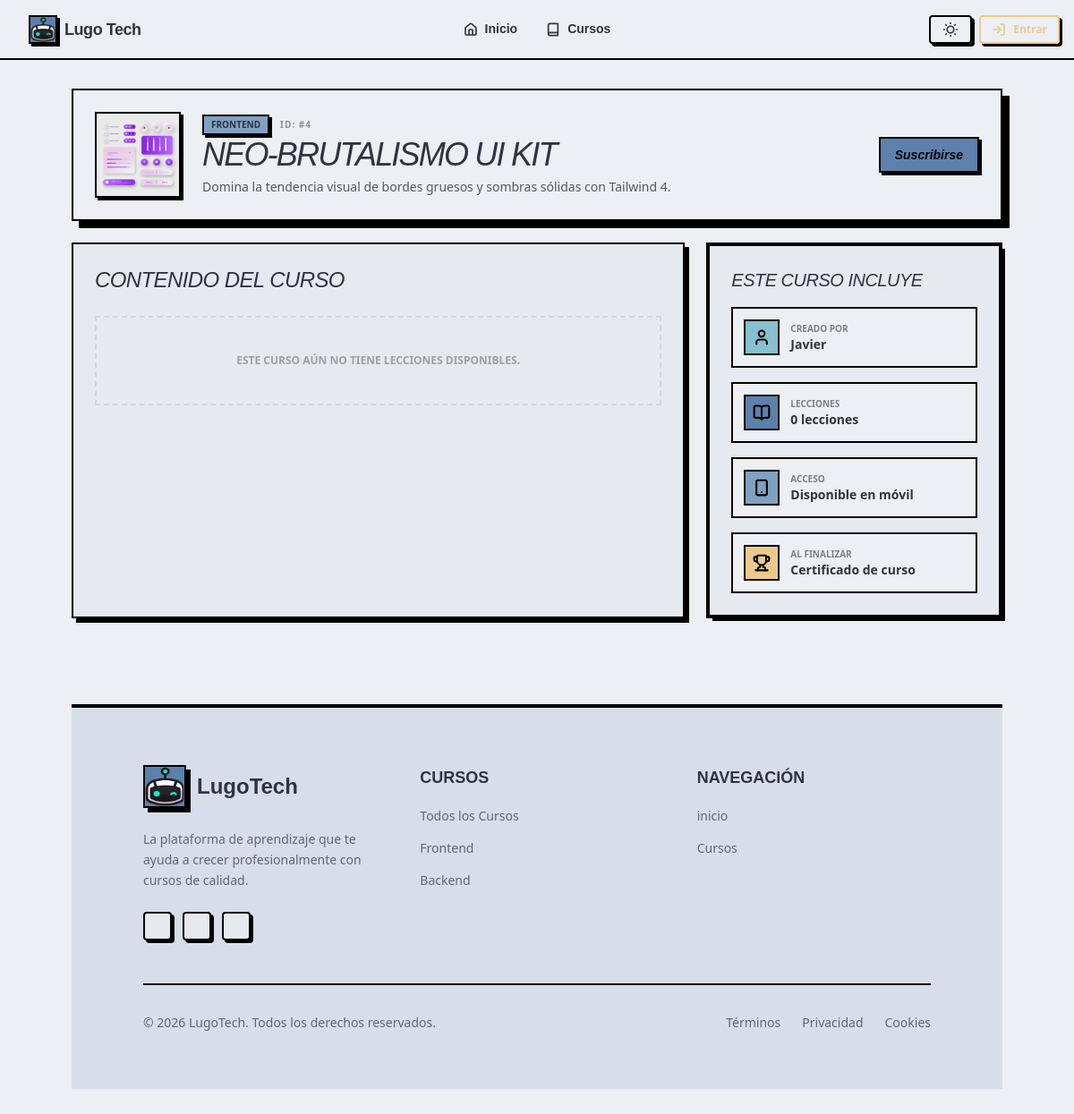
The app's page /pages/course.php?id=4, older data.
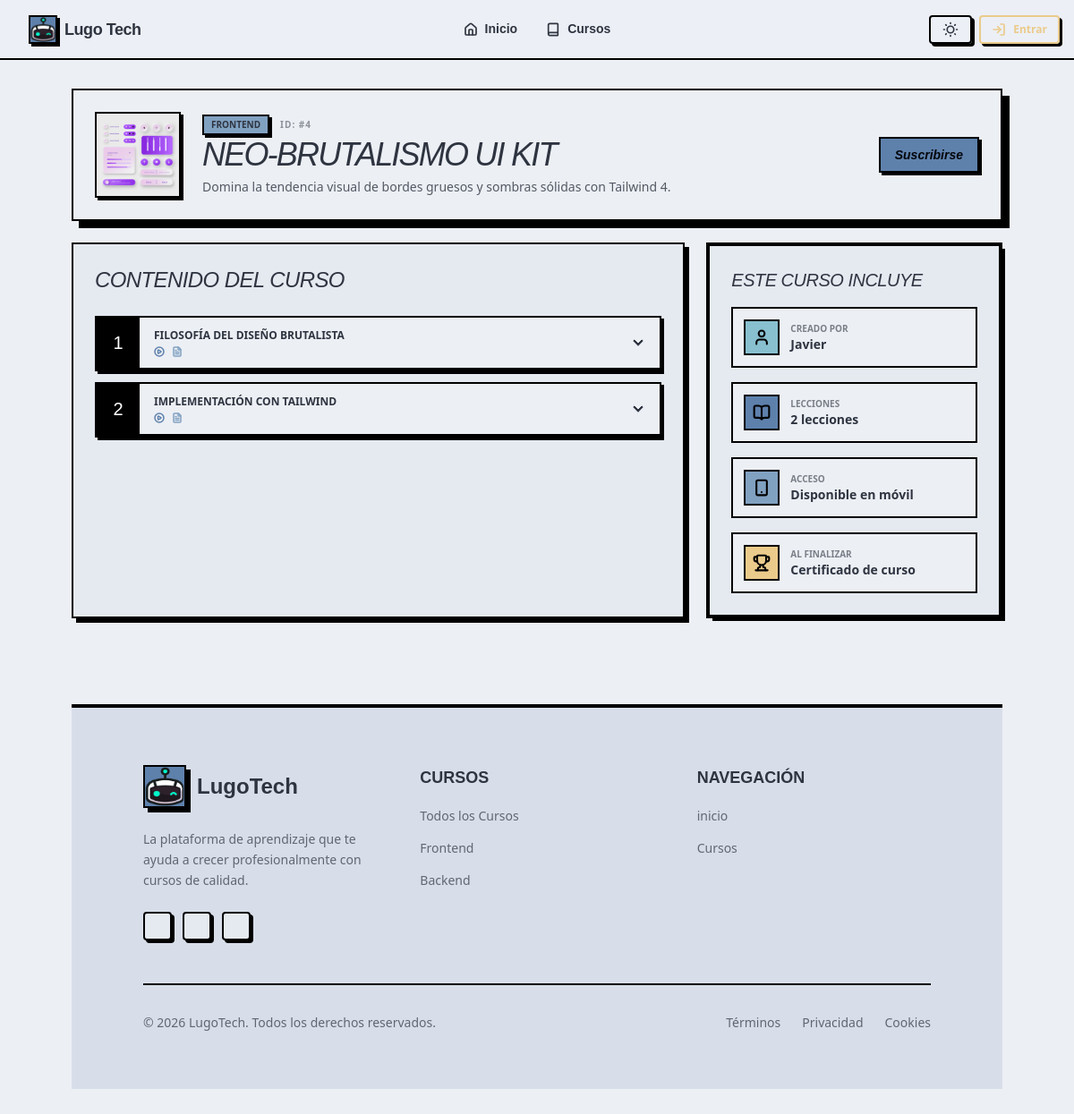
The same page, newer data.
### tables this page shows
CREATE TABLE courses (
    id INTEGER PRIMARY KEY AUTOINCREMENT,
    teacher_id INTEGER NOT NULL,
    title TEXT NOT NULL,
    description TEXT NOT NULL,
    thumbnail TEXT NOT NULL DEFAULT 'default_course.jpg',
    category TEXT NOT NULL CHECK (category IN ('backend', 'frontend')),
    status TEXT NOT NULL DEFAULT 'pending' CHECK (status IN ('pending', 'published')),
    created_at TIMESTAMP DEFAULT CURRENT_TIMESTAMP,
    FOREIGN KEY (teacher_id) REFERENCES users(id) ON DELETE CASCADE
);

CREATE TABLE users (
    id INTEGER PRIMARY KEY AUTOINCREMENT,
    username TEXT NOT NULL,
    email TEXT NOT NULL UNIQUE,
    password TEXT NOT NULL,
    profile_picture TEXT DEFAULT 'default_avatar.jpg',
    role TEXT NOT NULL CHECK (role IN ('admin', 'student', 'teacher'))
);

CREATE TABLE lessons (
    id INTEGER PRIMARY KEY AUTOINCREMENT,
    course_id INTEGER NOT NULL,
    title TEXT NOT NULL,
    content TEXT,
    video_url TEXT,
    order_index INTEGER NOT NULL,
    FOREIGN KEY (course_id) REFERENCES courses(id) ON DELETE CASCADE
);

### includes/dao/CourseDao.php (called while the page is built, shortened)
<?php
class CourseDao
{
  private $db;
  public function __construct($databaseConnection)
  {
    $this->db = $databaseConnection;
  }
  public function getCourseById($id)
  {
    $stmt = $this->db->prepare('SELECT courses.*, users.username as teacher_name FROM courses LEFT JOIN users ON courses.teacher_id = users.id WHERE courses.id = :id');
    $stmt->bindValue(':id', $id, SQLITE3_INTEGER);
    $result = $stmt->execute();
    return $result->fetchArray(SQLITE3_ASSOC);
  }
}

### includes/dao/LessonDao.php (called while the page is built, shortened)
<?php
class LessonDao
{
  private $db;
  public function __construct($databaseConnection)
  {
    $this->db = $databaseConnection;
  }
  public function getLessonsByCourse($courseId)
  {
    $stmt = $this->db->prepare('SELECT * FROM lessons WHERE course_id = :course_id ORDER BY order_index ASC');
    $stmt->bindValue(':course_id', $courseId, SQLITE3_INTEGER);
    $result = $stmt->execute();
    $lessons = [];
    while ($row = $result->fetchArray(SQLITE3_ASSOC)) {
      $lessons[] = $row;
    }
    return $lessons;
  }
}

### pages/course.php (the view, shortened to what this page needs)
<?php
require_once '../includes/connectDB.php';
require_once '../includes/header.php';
include_once '../includes/dao/CourseDao.php';
include_once '../includes/dao/LessonDao.php';
$courseDao = new CourseDao($db);
$lessonDao = new LessonDao($db);
$enrollmentDao = new EnrollmentDao($db);
$courseId = isset($_GET['id']) ? $_GET['id'] : 0;
$course = $courseDao->getCourseById($courseId);
$lessons = $lessonDao->getLessonsByCourse($courseId);
?>
<div class="max-w-7xl mx-auto px-6 lg:px-20 py-16 lg:py-8 space-y-1 ">
  <div class="w-full pb-5  ">
    <div class="bg-base-100 border-3 border-black shadow-neo-lg p-6 flex flex-col md:flex-row justify-between items-center gap-6 rounded-none">
      <div class="flex items-center gap-6">
        <div class="hidden md:block w-24 h-24 border-2 border-black shadow-neo-sm overflow-hidden bg-base-300">
          <img src="<?= BASE_URL . 'assets/upload/thumbnails/' . $course['thumbnail'] ?>"
            class="w-full h-full object-cover" alt="Course thumb">
        </div>
        <div>
          <div class="flex items-center gap-3 mb-1">
            <span class="bg-secondary px-2 py-0.5 border-2 border-black text-[10px] font-black uppercase shadow-neo-sm">
              <?= $course['category'] ?>
            </span>
            <span class="text-[10px] font-black opacity-50 uppercase tracking-widest">ID: #<?= $course['id'] ?></span>
          </div>
          <h1 class="text-3xl md:text-4xl font-display uppercase italic tracking-tighter leading-none">
            <?= $course['title'] ?>
          </h1>
          <p class="text-sm font-medium mt-2 max-w-xl opacity-80"><?= $course['description'] ?></p>
        </div>
      </div>
      <?php if (!isset($_SESSION['user']) || $_SESSION['user']['id'] != $course['teacher_id']):  ?>
        <?php if (!isset($_SESSION['user']) || !$enrollmentDao->isSubscribed($_SESSION['user']['id'], $courseId)): ?>
          <form action="<?= BASE_URL ?>procedures/enrollment/subscribe.proc.php" method="post">
            <button
              class="btn btn-primary flex-1 md:flex-none border-2 border-black shadow-neo-sm rounded-none font-display italic ">
              Suscribirse
          </form>
        <?php else: ?>
          <a href="<?= BASE_URL ?>pages/studentCourse.php?id=<?= $courseId ?>" class="btn btn-primary flex-1 md:flex-none border-2 border-black shadow-neo-sm rounded-none font-display italic  ">
            Ir al curso
          </a>
        <?php endif; ?>
      <?php endif; ?>
    </div>
  </div>
  <div class="grid grid-cols-1 lg:grid-cols-12 gap-6">
    <section class="lg:col-span-8">
      <?php include __DIR__ . '/../includes/lesson_list.php'; ?>
    </section>
    <aside class="lg:col-span-4">
      <div class="bg-base-200 border-3 border-black shadow-neo p-6 rounded-none sticky top-6">
        <h3 class="font-display uppercase italic text-xl mb-4 tracking-tight">Este curso incluye</h3>
        <div class="space-y-4">
          <div class="flex items-center gap-3 p-3 bg-base-100 border-2 border-black rounded-none">
            <div class="bg-accent border-2 border-black p-2 shrink-0">
              <i data-lucide="user" class="size-5 text-black stroke-[2.5]"></i>
            </div>
            <div>
              <p class="font-black uppercase text-[10px] opacity-60">Creado por</p>
              <p class="font-bold text-sm"><?= htmlspecialchars($course['teacher_name'] ?? 'Instructor') ?></p>
            </div>
          </div>
          <div class="flex items-center gap-3 p-3 bg-base-100 border-2 border-black rounded-none">
            <div class="bg-primary border-2 border-black p-2 shrink-0">
              <i data-lucide="book-open" class="size-5 text-black stroke-[2.5]"></i>
            </div>
            <div>
              <p class="font-black uppercase text-[10px] opacity-60">Lecciones</p>
              <p class="font-bold text-sm"><?= count($lessons) ?> <?= count($lessons) === 1 ? 'lección' : 'lecciones' ?></p>
            </div>
          </div>
          <div class="flex items-center gap-3 p-3 bg-base-100 border-2 border-black rounded-none">
            <div class="bg-secondary border-2 border-black p-2 shrink-0">
              <i data-lucide="smartphone" class="size-5 text-black stroke-[2.5]"></i>
            </div>
            <div>
              <p class="font-black uppercase text-[10px] opacity-60">Acceso</p>
              <p class="font-bold text-sm">Disponible en móvil</p>
            </div>
          </div>
          <div class="flex items-center gap-3 p-3 bg-base-100 border-2 border-black rounded-none">
            <div class="bg-warning border-2 border-black p-2 shrink-0">
              <i data-lucide="trophy" class="size-5 text-black stroke-[2.5]"></i>
            </div>
            <div>
              <p class="font-black uppercase text-[10px] opacity-60">Al finalizar</p>
              <p class="font-bold text-sm">Certificado de curso</p>
            </div>
          </div>
        </div>
      </div>
    </aside>
  </div>
  <?php require_once '../includes/footer.php'; ?>

### includes/header.php (shortened to what this page needs)
<!DOCTYPE html>
<html lang="es" data-theme="nord">
<head>
  <link rel="stylesheet" href="<?php echo BASE_URL; ?>assets/css/output.css">
</head>
<body>
  <header class="sticky top-0 z-50 w-full backdrop-blur-md bg-base-100/70 border-b-3 border-black ">
    <nav class="navbar bg-base-100/90 max-w-7xl mx-auto px-4 border-none">
      <div class="navbar-start">
        <a href="<?= BASE_URL ?>index.php" class="flex items-center normal-case gap-2 px-2 lg:px-4 ">
          <div class="avatar">
            <div class="w-8 h-8 bg-primary border-3 border-black flex items-center justify-center shadow-neo-sm">
              <img src="<?= BASE_URL ?>assets/img/logo.png" alt="">
            </div>
          </div>
          <div class="flex flex-col items-start">
            <span class="font-display font-bold text-lg tracking-tight text-base-content hidden sm:inline">Lugo Tech</span>
          </div>
        </a>
      </div>
      <div class="navbar-center border-none hidden lg:flex">
        <ul class="menu menu-horizontal px-1 gap-2">
          <li>
            <a href="<?= BASE_URL ?>index.php" class=" font-display font-semibold hover:text-primary transition-colors ">
              <i data-lucide="home" class="size-4"></i>
              Inicio
            </a>
          </li>
          <li>
            <a href="<?= BASE_URL ?>pages/coursesPublic.php" class="font-display font-semibold hover:text-primary transition-colors">
              <i data-lucide="book" class="size-4"></i>
              Cursos
            </a>
          </li>
        </ul>
      </div>
      <div class="navbar-end gap-2">
        <label class="swap swap-rotate btn btn-ghost btn-sm border-black">
        </label>
        <?php if (isset($_SESSION['user'])): ?>
          <div class="dropdown dropdown-end">
            <label tabindex="0" class="btn btn-ghost btn-circle avatar">
              <div class="w-10 rounded-full ring ring-warning ring-offset-base-100 ring-offset-2">
                <img src="<?= BASE_URL . 'assets/upload/avatars/' . $_SESSION['user']['avatar'] ?>" alt="Avatar" />
              </div>
            </label>
            <ul tabindex="0" class="menu menu-sm dropdown-content mt-3 z-10 p-2 shadow-lg bg-base-100 rounded-box w-52">
              <li class="menu-title">
                <span class="text-xs"><?= $_SESSION['user']['email'] ?></span>
              </li>
              <li>
                <a href="<?= BASE_URL ?>pages/homeProfile.php" class="gap-2">
                  <i data-lucide="user" class="size-4"></i>
                  Mi Perfil
                </a>
              </li>
              <?php if (isset($_SESSION['user']) && $_SESSION['user']['role'] !== 'student') : ?>
                <li>
                  <a href="<?= BASE_URL ?>pages/dashboard.php" class="gap-2">
                    <i data-lucide="layout-dashboard" class="size-4"></i>
                    Dashboard
                  </a>
                </li>
              <?php endif; ?>
              <div class="divider my-1"></div>
              <li>
                <a href="<?= BASE_URL ?>procedures/logout.proc.php" class="text-error gap-2">
                  <i data-lucide="log-out" class="size-4"></i>
                  Cerrar Sesión
                </a>
              </li>
            </ul>
          </div>
        <?php else: ?>
          <a href="<?= BASE_URL ?>pages/login.php" class="btn btn-outline btn-warning btn-sm gap-2">
            <i data-lucide="log-in" class="size-4"></i>
            <span class="hidden sm:inline">Entrar</span>
          </a>
        <?php endif; ?>
      </div>
    </nav>
  </header>
</body>

### includes/lesson_list.php (shortened to what this page needs)
<div class="bg-base-200 border-3 border-black shadow-neo p-6 rounded-none h-full">
  <h2 class="text-2xl font-display uppercase italic tracking-tight mb-6">Contenido del curso</h2>
  <div class="space-y-3">
    <?php if (empty($lessons)): ?>
      <div class="border-2 border-dashed border-black/20 p-10 text-center font-bold opacity-40 uppercase text-xs">
        Este curso aún no tiene lecciones disponibles.
      </div>
    <?php else: ?>
      <?php foreach ($lessons as $lesson): ?>
        <div class="collapse collapse-arrow bg-base-100 border-2 border-black shadow-neo-sm hover:shadow-neo transition-all rounded-none">
          <div class="collapse-title p-0 min-h-0 flex items-center">
            <div class="bg-black text-white w-12 h-14 flex items-center justify-center font-display text-xl shrink-0">
              <?= $lesson['order_index'] ?>
            </div>
            <div class="flex-1 px-4 py-2">
              <h4 class="font-black uppercase text-xs"><?= $lesson['title'] ?></h4>
              <div class="flex gap-2 mt-1">
                <?php if ($lesson['video_url']): ?>
                  <i data-lucide="play-circle" class="size-3 text-primary stroke-3"></i>
                <?php endif; ?>
                <?php if ($lesson['content']): ?>
                  <i data-lucide="file-text" class="size-3 text-secondary stroke-3"></i>
                <?php endif; ?>
              </div>
            </div>
          </div>
          <div class="collapse-content bg-base-200/50 border-t-2 border-black">
          </div>
        </div>
      <?php endforeach; ?>
    <?php endif; ?>
  </div>
</div>

### includes/footer.php (shortened to what this page needs)
<footer class="bg-base-300 border-t-4 border-black mt-24">
  <div class="max-w-7xl mx-auto px-6 lg:px-20 py-16">
    <div class="grid grid-cols-1 md:grid-cols-3 gap-12 mb-12">
      <div class="space-y-6">
        <div class="flex items-center gap-3">
          <div class="w-12 h-12 bg-primary border-3 border-black flex items-center justify-center shadow-neo">
            <img src="<?= BASE_URL ?>assets/img/logo.png" alt="">
          </div>
          <span class="font-display font-black text-2xl">LugoTech</span>
        </div>
        <p class="text-sm opacity-70 leading-relaxed">
          La plataforma de aprendizaje que te ayuda a crecer profesionalmente con cursos de calidad.
        </p>
        <div class="flex gap-3">
          <a href="https://www.linkedin.com/in/fabian-lugo-/" class="btn btn-square btn-sm border-2 border-black shadow-neo-sm hover:shadow-neo transition-all">
            <i data-lucide="linkedin" class="size-4"></i>
          </a>
          <a href="https://github.com/LugoDv" class="btn btn-square btn-sm border-2 border-black shadow-neo-sm hover:shadow-neo transition-all">
            <i data-lucide="github" class="size-4"></i>
          </a>
          <a href="#" class="btn btn-square btn-sm border-2 border-black shadow-neo-sm hover:shadow-neo transition-all">
            <i data-lucide="youtube" class="size-4"></i>
          </a>
        </div>
      </div>
      <div class="space-y-4">
        <h3 class="font-display font-black text-lg uppercase">Cursos</h3>
        <ul class="space-y-3">
          <li><a href="<?= BASE_URL ?>pages/coursesPublic.php" class="text-sm opacity-70 hover:opacity-100 hover:underline transition-all">Todos los Cursos</a></li>
          <li><a href="<?= BASE_URL ?>pages/coursesPublic.php" class="text-sm opacity-70 hover:opacity-100 hover:underline transition-all">Frontend</a></li>
          <li><a href="<?= BASE_URL ?>pages/coursesPublic.php" class="text-sm opacity-70 hover:opacity-100 hover:underline transition-all">Backend</a></li>
        </ul>
      </div>
      <div class="space-y-4">
        <h3 class="font-display font-black text-lg uppercase">Navegación</h3>
        <ul class="space-y-3">
          <li><a href="<?= BASE_URL ?>index.php" class="text-sm opacity-70 hover:opacity-100 hover:underline transition-all">inicio</a></li>
          <li><a href="<?= BASE_URL ?>pages/coursesPublic.php" class="text-sm opacity-70 hover:opacity-100 hover:underline transition-all">Cursos</a></li>
        </ul>
      </div>
    </div>
    <div class="pt-8 border-t-2 border-black">
      <div class="flex flex-col md:flex-row justify-between items-center gap-4">
        <p class="text-sm opacity-70">
          © <?= date('Y') ?> LugoTech. Todos los derechos reservados.
        </p>
        <div class="flex items-center gap-6">
          <a href="#" class="text-sm opacity-70 hover:opacity-100 transition-all">Términos</a>
          <a href="#" class="text-sm opacity-70 hover:opacity-100 transition-all">Privacidad</a>
          <a href="#" class="text-sm opacity-70 hover:opacity-100 transition-all">Cookies</a>
        </div>
      </div>
    </div>
  </div>
</footer>
</body>
</html>

Row changes from the older to the newer data that the page shows:
added lessons: order_index "1", title "FILOSOFÍA DEL DISEÑO BRUTALISTA"
added lessons: order_index "2", title "IMPLEMENTACIÓN CON TAILWIND"
Text that changed along with them:
count($lessons): "0" → "2"
text no longer shown: "ESTE CURSO AÚN NO TIENE LECCIONES DISPONIBLES."
